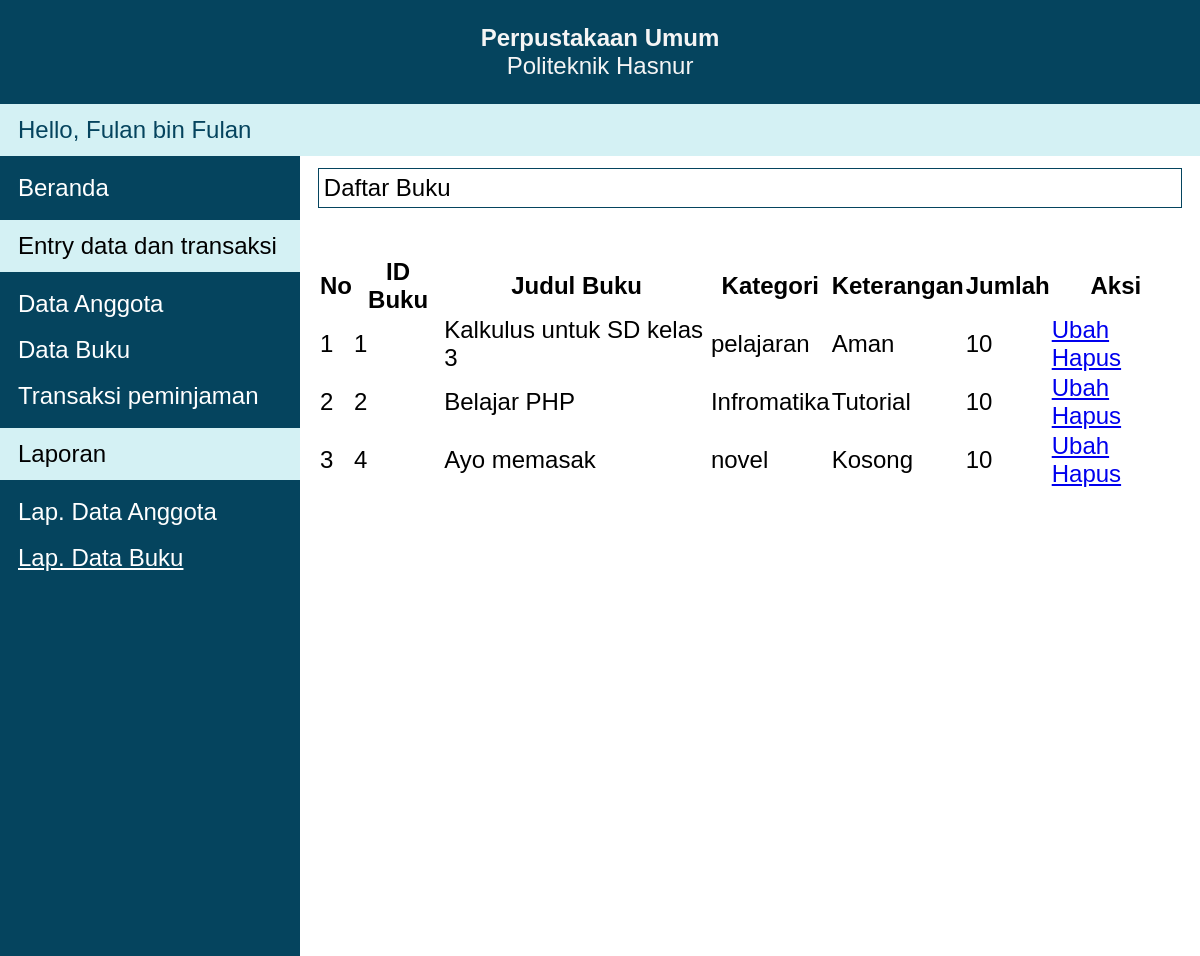
Before: /pages/laporanDataBuku.php (signed in) with the older database file.
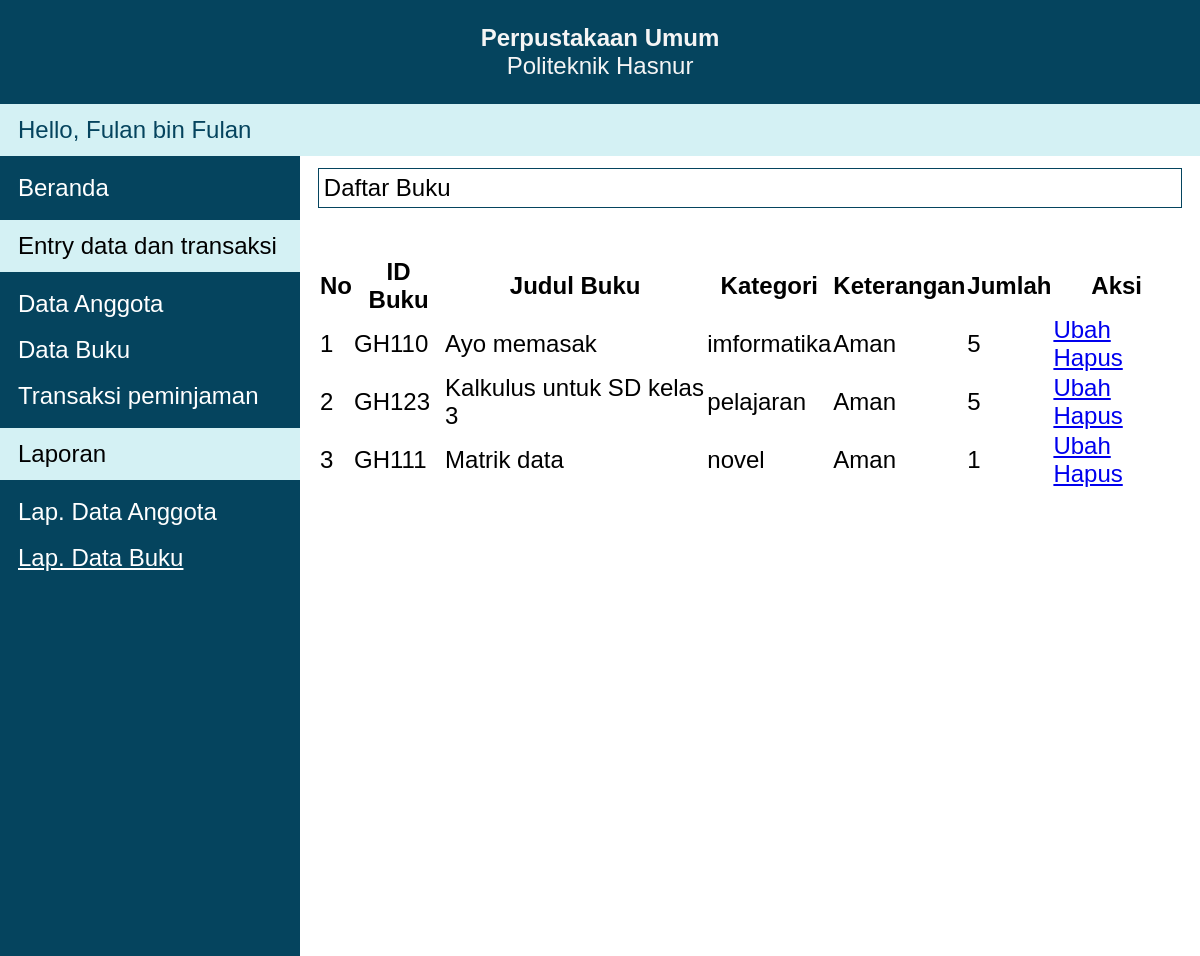
After: the same page with the newer database file.
### tables this page shows
CREATE TABLE `accounts` (
  `username` varchar(10) NOT NULL,
  `password` varchar(10) NOT NULL,
  `fullname` varchar(35) NOT NULL,
  PRIMARY KEY (`username`)
);

CREATE TABLE `buku` (
  `id_buku` varchar(15) NOT NULL,
  `judul_buku` varchar(100) NOT NULL,
  `kategori_buku` varchar(100) NOT NULL,
  `keterangan` text NOT NULL,
  `jumlah_buku` int(10) NOT NULL,
  PRIMARY KEY (`id_buku`)
);

### getter/getProfile.php (called while the page is built)
<?php
function getProfile($conn) {
    $sql = "SELECT * FROM accounts";
    $res = mysqli_query($conn, $sql);
    return mysqli_fetch_assoc($res)["fullname"];
}

### getter/getBuku.php (called while the page is built, shortened)
<?php
function getBuku($conn, $key = false){
    $sql = "SELECT * FROM buku";
    $res = mysqli_query($conn, $sql);
    $rows = [];
    while ( $row = mysqli_fetch_assoc($res) ) {
        array_push($rows, $row);
    }
    return $rows;
}

### pages/laporanDataBuku.php (the view, shortened to what this page needs)
<?php
require("../connection.php");
require("../getter/getBuku.php");
require("../getter/getProfile.php");
?>
<!DOCTYPE html>
<html lang="en">
<head>
    <link rel="stylesheet" href="../style/app.css">
    <link rel="stylesheet" href="https://unpkg.com/purecss@2.0.6/build/pure-min.css">
</head>
<body>
    <div class="app">
        <header>
            <h1>Perpustakaan Umum</h1>
            <p>Politeknik Hasnur</p>
            <div class="bottom-bar">
                <?php
                    echo "Hello, " . getProfile($conn);
                ?>
            </div>
        </header>
        <nav>
            <ul>
                <li>
                    <a href="../index.php">Beranda</a>
                </li>
                <li>
                    <p class="nav-title">Entry data dan transaksi<p>
                </li>
                <li>
                    <a href="./inputDataAnggota.php">Data Anggota</a>
                </li>
                <li>
                    <a href="./inputDataBuku.php">Data Buku</a>
                </li>
                <li>
                    <a href="./manajemenTransaksi.php">Transaksi peminjaman</a>
                </li>
                <li>
                    <p class="nav-title">Laporan</p>
                </li>
                <li>
                    <a href="./laporanDataAnggota.php">Lap. Data Anggota</a>
                </li>
                <li>
                    <a class="active" href="./laporanDataBuku.php">Lap. Data Buku</a>
                </li>
            </ul>
        </nav>
        <main>
            <h1>Daftar Buku</h1>
            <table class="pure-table">
                <thead>
                    <tr>
                        <th>No</th>
                        <th>ID Buku</th>
                        <th>Judul Buku</th>
                        <th>Kategori</th>
                        <th>Keterangan</th>
                        <th>Jumlah</th>
                        <th>Aksi</th>
                    </tr>
                </thead>
                <tbody>
                    <?php
                        $no = 1;
                        foreach(getBuku($conn) as $buku) {
                            $key = $buku["id_buku"];
                            $judul = $buku["judul_buku"];
                            $kategori = $buku["kategori_buku"];
                            $keterangan = $buku["keterangan"];
                            $jumlah = $buku["jumlah_buku"];
                            echo <<<EOT
                                <tr>
                                    <td>$no</td>
                                    <td>$key</td>
                                    <td>$judul</td>
                                    <td>$kategori</td>
                                    <td>$keterangan</td>
                                    <td>$jumlah</td>
                                    <td>
                                    <a class="pure-button pure-button-primary" href="update/buku.php?key=$key">Ubah</a>
                                    <a class="pure-button pure-button-error" href="../setter/removeBuku.php?key=$key">Hapus</a>
                                    </td>
                                </tr>
                            EOT;
                            $no++;
                        }
                    ?>
                </tbody>
            </table>
        </main>
    </div>
</body>
</html>

### style/app.css (style rules this page uses)
* { margin: 0; padding: 0; font-size: 24px; font-family: Arial, Helvetica, sans-serif }
.app { display: grid; grid-template-columns: 300px auto; grid-template-rows: auto; grid-template-areas: "header header" "nav main" ; }
.app header { background-color: #05445E; text-align: center; color: whitesmoke; padding: 1rem 0 0; grid-area: header; }
.app header .bottom-bar { background-color: #D4F1F4; color: #05445E; padding: .5rem .75rem; text-align: left; margin-top: 1rem; }
.app nav { grid-area: nav; height: 100vh; background-color: #05445E; }
.app nav .active { text-decoration: underline; }
.app nav ul li { margin: .75rem 0; }
.app nav ul li a { text-decoration: none; color: white; padding: .5rem .75rem; transition: .3s ease; }
.app nav ul .nav-title { background-color: #D4F1F4; padding: .5rem .75rem; }
.app main { grid-area: main; padding: .5rem .75rem; }
.app main h1:first-child { font-weight: 400; border: 1px solid #05445E; padding: .2rem; margin-bottom: 2rem; font-size: 1rem; }

Changed rows visible on the page:
removed buku: id_buku "1", judul_buku "Kalkulus untuk SD kelas 3", kategori_buku "pelajaran", keterangan "Aman", jumlah_buku "10"
removed buku: id_buku "2", judul_buku "Belajar PHP", kategori_buku "Infromatika", keterangan "Tutorial", jumlah_buku "10"
removed buku: id_buku "4", judul_buku "Ayo memasak", kategori_buku "novel", keterangan "Kosong", jumlah_buku "10"
added buku: id_buku "GH110", judul_buku "Ayo memasak", kategori_buku "imformatika", keterangan "Aman", jumlah_buku "5"
added buku: id_buku "GH123", judul_buku "Kalkulus untuk SD kelas 3", kategori_buku "pelajaran", keterangan "Aman", jumlah_buku "5"
added buku: id_buku "GH111", judul_buku "Matrik data", kategori_buku "novel", keterangan "Aman", jumlah_buku "1"
